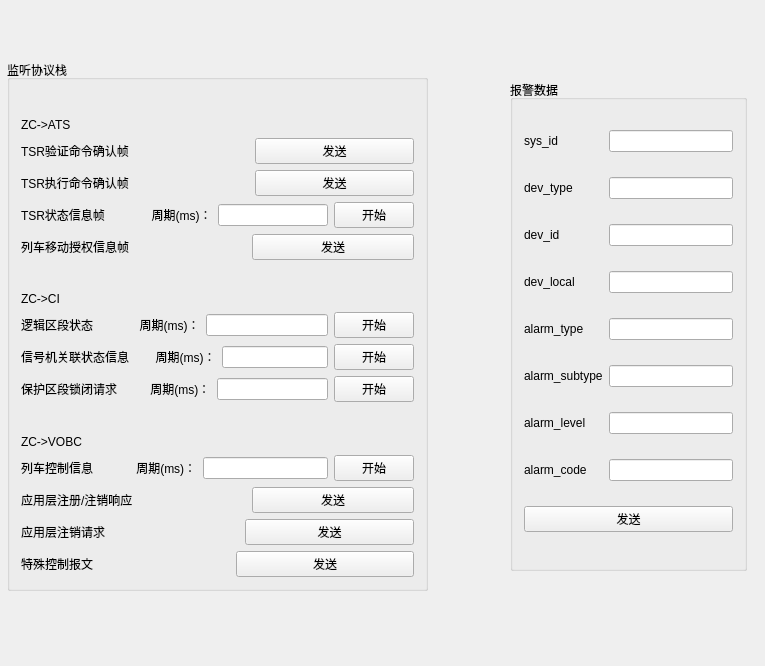
<?xml version="1.0" encoding="UTF-8"?>
<ui version="4.0">
 <class>ZcWidget</class>
 <widget class="QWidget" name="ZcWidget">
  <property name="geometry">
   <rect>
    <x>0</x>
    <y>0</y>
    <width>765</width>
    <height>666</height>
   </rect>
  </property>
  <property name="windowTitle">
   <string>ATSTest</string>
  </property>
  <widget class="QGroupBox" name="groupBox">
   <property name="geometry">
    <rect>
     <x>7</x>
     <y>60</y>
     <width>421</width>
     <height>531</height>
    </rect>
   </property>
   <property name="title">
    <string>监听协议栈</string>
   </property>
   <layout class="QVBoxLayout" name="verticalLayout">
    <item>
     <widget class="QLabel" name="label_21">
      <property name="text">
       <string>ZC-&gt;ATS</string>
      </property>
      <property name="alignment">
       <set>Qt::AlignBottom|Qt::AlignLeading|Qt::AlignLeft</set>
      </property>
     </widget>
    </item>
    <item>
     <layout class="QHBoxLayout" name="horizontalLayout">
      <property name="leftMargin">
       <number>0</number>
      </property>
      <item>
       <widget class="QLabel" name="label_3">
        <property name="text">
         <string>TSR验证命令确认帧                                    </string>
        </property>
       </widget>
      </item>
      <item>
       <widget class="QPushButton" name="b1">
        <property name="text">
         <string>发送</string>
        </property>
       </widget>
      </item>
     </layout>
    </item>
    <item>
     <layout class="QHBoxLayout" name="horizontalLayout_2">
      <item>
       <widget class="QLabel" name="label_4">
        <property name="text">
         <string>TSR执行命令确认帧                                    </string>
        </property>
       </widget>
      </item>
      <item>
       <widget class="QPushButton" name="b2">
        <property name="text">
         <string>发送</string>
        </property>
       </widget>
      </item>
     </layout>
    </item>
    <item>
     <layout class="QHBoxLayout" name="horizontalLayout_3">
      <item>
       <widget class="QLabel" name="label_5">
        <property name="text">
         <string>TSR状态信息帧              周期(ms)：</string>
        </property>
       </widget>
      </item>
      <item>
       <widget class="QLineEdit" name="edit3"/>
      </item>
      <item>
       <widget class="QPushButton" name="b3">
        <property name="text">
         <string>开始</string>
        </property>
       </widget>
      </item>
     </layout>
    </item>
    <item>
     <layout class="QHBoxLayout" name="horizontalLayout_4">
      <item>
       <widget class="QLabel" name="label_6">
        <property name="text">
         <string>列车移动授权信息帧                                   </string>
        </property>
       </widget>
      </item>
      <item>
       <widget class="QPushButton" name="b4">
        <property name="text">
         <string>发送</string>
        </property>
       </widget>
      </item>
     </layout>
    </item>
    <item>
     <widget class="QLabel" name="label_22">
      <property name="text">
       <string>ZC-&gt;CI</string>
      </property>
      <property name="alignment">
       <set>Qt::AlignBottom|Qt::AlignLeading|Qt::AlignLeft</set>
      </property>
     </widget>
    </item>
    <item>
     <layout class="QHBoxLayout" name="horizontalLayout_5">
      <item>
       <widget class="QLabel" name="label_7">
        <property name="text">
         <string>逻辑区段状态              周期(ms)：</string>
        </property>
       </widget>
      </item>
      <item>
       <widget class="QLineEdit" name="edit5"/>
      </item>
      <item>
       <widget class="QPushButton" name="b5">
        <property name="text">
         <string>开始</string>
        </property>
       </widget>
      </item>
     </layout>
    </item>
    <item>
     <layout class="QHBoxLayout" name="horizontalLayout_6">
      <item>
       <widget class="QLabel" name="label_8">
        <property name="text">
         <string>信号机关联状态信息        周期(ms)：</string>
        </property>
       </widget>
      </item>
      <item>
       <widget class="QLineEdit" name="edit6"/>
      </item>
      <item>
       <widget class="QPushButton" name="b6">
        <property name="text">
         <string>开始</string>
        </property>
       </widget>
      </item>
     </layout>
    </item>
    <item>
     <layout class="QHBoxLayout" name="horizontalLayout_7">
      <item>
       <widget class="QLabel" name="label_9">
        <property name="text">
         <string>保护区段锁闭请求          周期(ms)：</string>
        </property>
       </widget>
      </item>
      <item>
       <widget class="QLineEdit" name="edit7"/>
      </item>
      <item>
       <widget class="QPushButton" name="b7">
        <property name="text">
         <string>开始</string>
        </property>
       </widget>
      </item>
     </layout>
    </item>
    <item>
     <widget class="QLabel" name="label_25">
      <property name="text">
       <string>ZC-&gt;VOBC</string>
      </property>
      <property name="alignment">
       <set>Qt::AlignBottom|Qt::AlignLeading|Qt::AlignLeft</set>
      </property>
     </widget>
    </item>
    <item>
     <layout class="QHBoxLayout" name="horizontalLayout_12">
      <item>
       <widget class="QLabel" name="label_24">
        <property name="text">
         <string>列车控制信息             周期(ms)：</string>
        </property>
       </widget>
      </item>
      <item>
       <widget class="QLineEdit" name="edit8"/>
      </item>
      <item>
       <widget class="QPushButton" name="b8">
        <property name="text">
         <string>开始</string>
        </property>
       </widget>
      </item>
     </layout>
    </item>
    <item>
     <layout class="QHBoxLayout" name="horizontalLayout_8">
      <item>
       <widget class="QLabel" name="label_10">
        <property name="text">
         <string>应用层注册/注销响应                                  </string>
        </property>
       </widget>
      </item>
      <item>
       <widget class="QPushButton" name="b9">
        <property name="text">
         <string>发送</string>
        </property>
       </widget>
      </item>
     </layout>
    </item>
    <item>
     <layout class="QHBoxLayout" name="horizontalLayout_13">
      <item>
       <widget class="QLabel" name="label_26">
        <property name="text">
         <string>应用层注销请求                                        </string>
        </property>
       </widget>
      </item>
      <item>
       <widget class="QPushButton" name="b10">
        <property name="text">
         <string>发送</string>
        </property>
       </widget>
      </item>
     </layout>
    </item>
    <item>
     <layout class="QHBoxLayout" name="horizontalLayout_9">
      <item>
       <widget class="QLabel" name="label_11">
        <property name="text">
         <string>特殊控制报文                                         </string>
        </property>
       </widget>
      </item>
      <item>
       <widget class="QPushButton" name="b11">
        <property name="text">
         <string>发送</string>
        </property>
       </widget>
      </item>
     </layout>
    </item>
   </layout>
  </widget>
  <widget class="QGroupBox" name="groupBox_2">
   <property name="geometry">
    <rect>
     <x>510</x>
     <y>80</y>
     <width>237</width>
     <height>491</height>
    </rect>
   </property>
   <property name="title">
    <string>报警数据</string>
   </property>
   <layout class="QGridLayout" name="gridLayout">
    <item row="0" column="0">
     <widget class="QLabel" name="label_13">
      <property name="text">
       <string>sys_id</string>
      </property>
     </widget>
    </item>
    <item row="0" column="1">
     <widget class="QLineEdit" name="sys_id"/>
    </item>
    <item row="1" column="0">
     <widget class="QLabel" name="label_15">
      <property name="text">
       <string>dev_type</string>
      </property>
     </widget>
    </item>
    <item row="1" column="1">
     <widget class="QLineEdit" name="dev_type"/>
    </item>
    <item row="2" column="0">
     <widget class="QLabel" name="label_14">
      <property name="text">
       <string>dev_id</string>
      </property>
     </widget>
    </item>
    <item row="2" column="1">
     <widget class="QLineEdit" name="dev_id"/>
    </item>
    <item row="3" column="0">
     <widget class="QLabel" name="label_16">
      <property name="text">
       <string>dev_local</string>
      </property>
     </widget>
    </item>
    <item row="3" column="1">
     <widget class="QLineEdit" name="dev_local"/>
    </item>
    <item row="4" column="0">
     <widget class="QLabel" name="label_17">
      <property name="text">
       <string>alarm_type</string>
      </property>
     </widget>
    </item>
    <item row="4" column="1">
     <widget class="QLineEdit" name="alarm_type"/>
    </item>
    <item row="5" column="0">
     <widget class="QLabel" name="label_19">
      <property name="text">
       <string>alarm_subtype</string>
      </property>
     </widget>
    </item>
    <item row="5" column="1">
     <widget class="QLineEdit" name="alarm_subtype"/>
    </item>
    <item row="6" column="0">
     <widget class="QLabel" name="label_18">
      <property name="text">
       <string>alarm_level</string>
      </property>
     </widget>
    </item>
    <item row="6" column="1">
     <widget class="QLineEdit" name="alarm_level"/>
    </item>
    <item row="7" column="0">
     <widget class="QLabel" name="label_20">
      <property name="text">
       <string>alarm_code</string>
      </property>
     </widget>
    </item>
    <item row="7" column="1">
     <widget class="QLineEdit" name="alarm_code"/>
    </item>
    <item row="8" column="0" colspan="2">
     <widget class="QPushButton" name="pushButton_10">
      <property name="text">
       <string>发送</string>
      </property>
     </widget>
    </item>
   </layout>
  </widget>
  <widget class="QWidget" name="layoutWidget">
   <property name="geometry">
    <rect>
     <x>30</x>
     <y>10</y>
     <width>492</width>
     <height>22</height>
    </rect>
   </property>
   <layout class="QHBoxLayout" name="horizontalLayout_10">
    <item>
     <widget class="QLabel" name="label">
      <property name="text">
       <string>IP:</string>
      </property>
     </widget>
    </item>
    <item>
     <widget class="QLineEdit" name="ip"/>
    </item>
    <item>
     <widget class="QLabel" name="label_2">
      <property name="text">
       <string>端口：</string>
      </property>
     </widget>
    </item>
    <item>
     <widget class="QLineEdit" name="port"/>
    </item>
    <item>
     <widget class="QLabel" name="label_23">
      <property name="text">
       <string>传输协议：</string>
      </property>
     </widget>
    </item>
    <item>
     <widget class="QComboBox" name="comboBox">
      <item>
       <property name="text">
        <string>Basic UDP</string>
       </property>
      </item>
      <item>
       <property name="text">
        <string>RSSPI</string>
       </property>
      </item>
     </widget>
    </item>
   </layout>
  </widget>
 </widget>
 <layoutdefault spacing="6" margin="11"/>
 <resources/>
 <connections/>
</ui>
